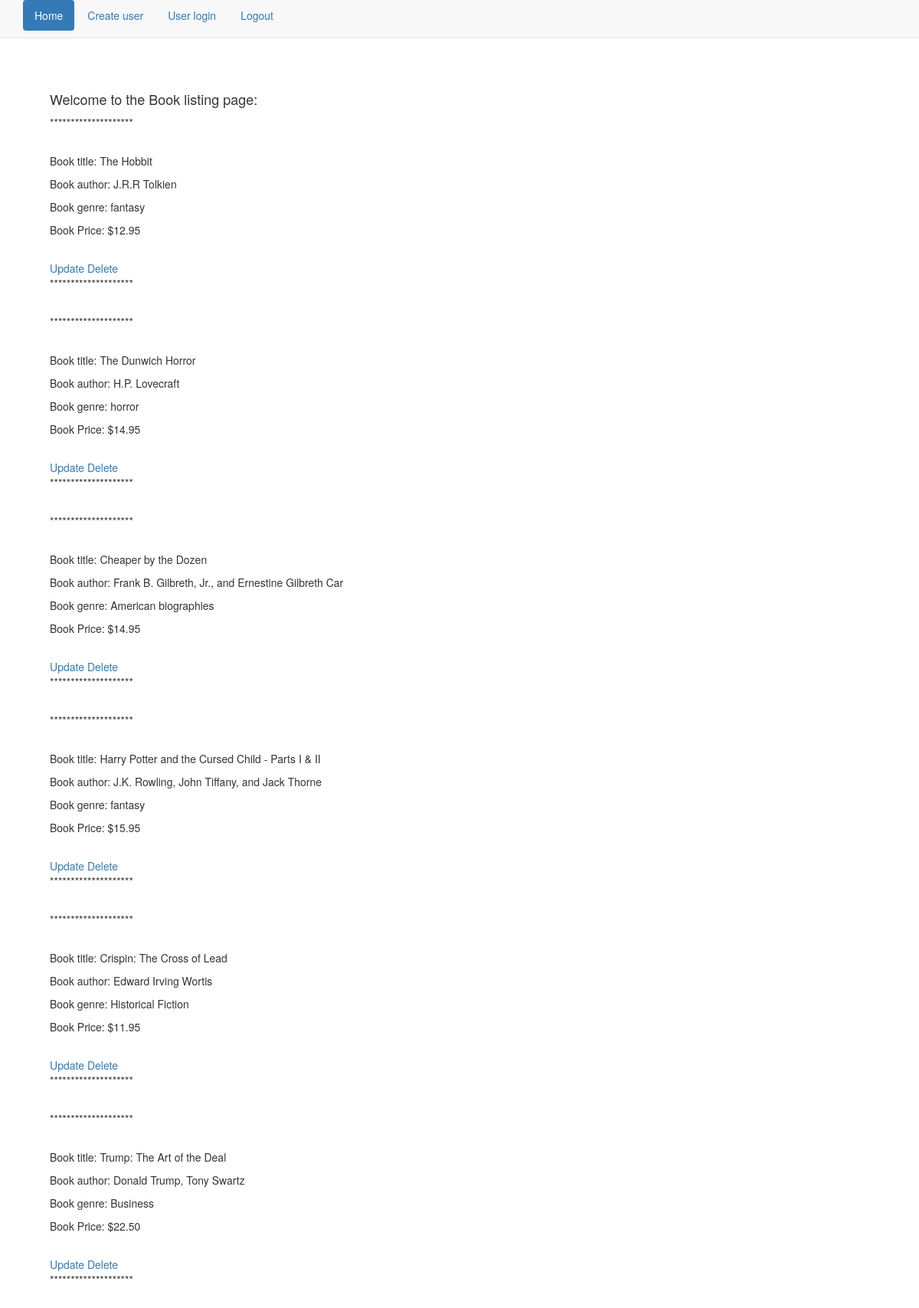
The page / on the database its author committed.
### app/models.py (models this page shows, shortened)
class Book(models.Model):
    title = models.CharField(max_length=50)
    author = models.CharField(max_length=50)
    genre = models.CharField(max_length=50)
    cost = models.DecimalField(max_digits=6, decimal_places=2)

### app/views.py (the view)
# urls.py: url(r'^$',IndexView.as_view(), name="index_view"),
class IndexView(ListView):
    template_name = 'index.html'
    model = Book
    def get_queryset(self):
        return Book.objects.all()

### templates/index.html (shortened to what this page needs)
{% extends "base.html" %}
{% load ratings %}
{% block content %}
<div class="container">
<br>
<br>
<h4>Welcome to the Book listing page:</h4>
{% for object in object_list %}
<p>********************</p>
<br>
<p>Book title: {{ object.title }}</p>
<p>Book author: {{ object.author }}</p>
<p>Book genre: {{ object.genre }}</p>
<p>Book Price: ${{ object.cost }}</p>
<br>
<a href="{% url 'book_update' object.id %}">Update</a>
<a href="{% url 'book_delete' object.id %}">Delete</a>
<p>********************</p>
<br>
{% endfor %}
</div>
{% endblock %}

### rows shown on the page
Book: title "The Hobbit", author "J.R.R Tolkien", genre "fantasy", cost "12.95"
Book: title "The Dunwich Horror", author "H.P. Lovecraft", genre "horror", cost "14.95"
Book: title "Cheaper by the Dozen", author "Frank B. Gilbreth, Jr., and Ernestine Gilbreth Car", genre "American biographies", cost "14.95"
Book: title "Harry Potter and the Cursed Child - Parts I & II", author "J.K. Rowling, John Tiffany, and Jack Thorne", genre "fantasy", cost "15.95"
Book: title "Crispin: The Cross of Lead", author "Edward Irving Wortis", genre "Historical Fiction", cost "11.95"
Book: title "Trump: The Art of the Deal", author "Donald Trump, Tony Swartz", genre "Business", cost "22.50"
